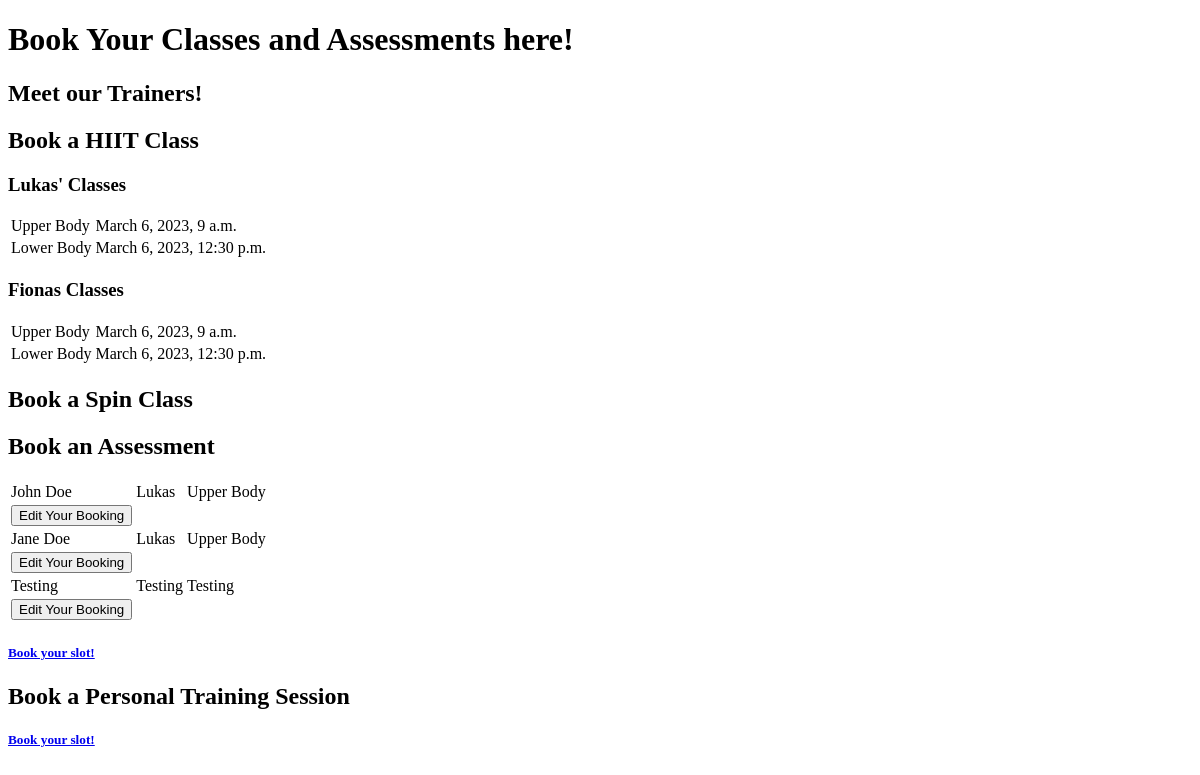
The app's page /booking, older data.
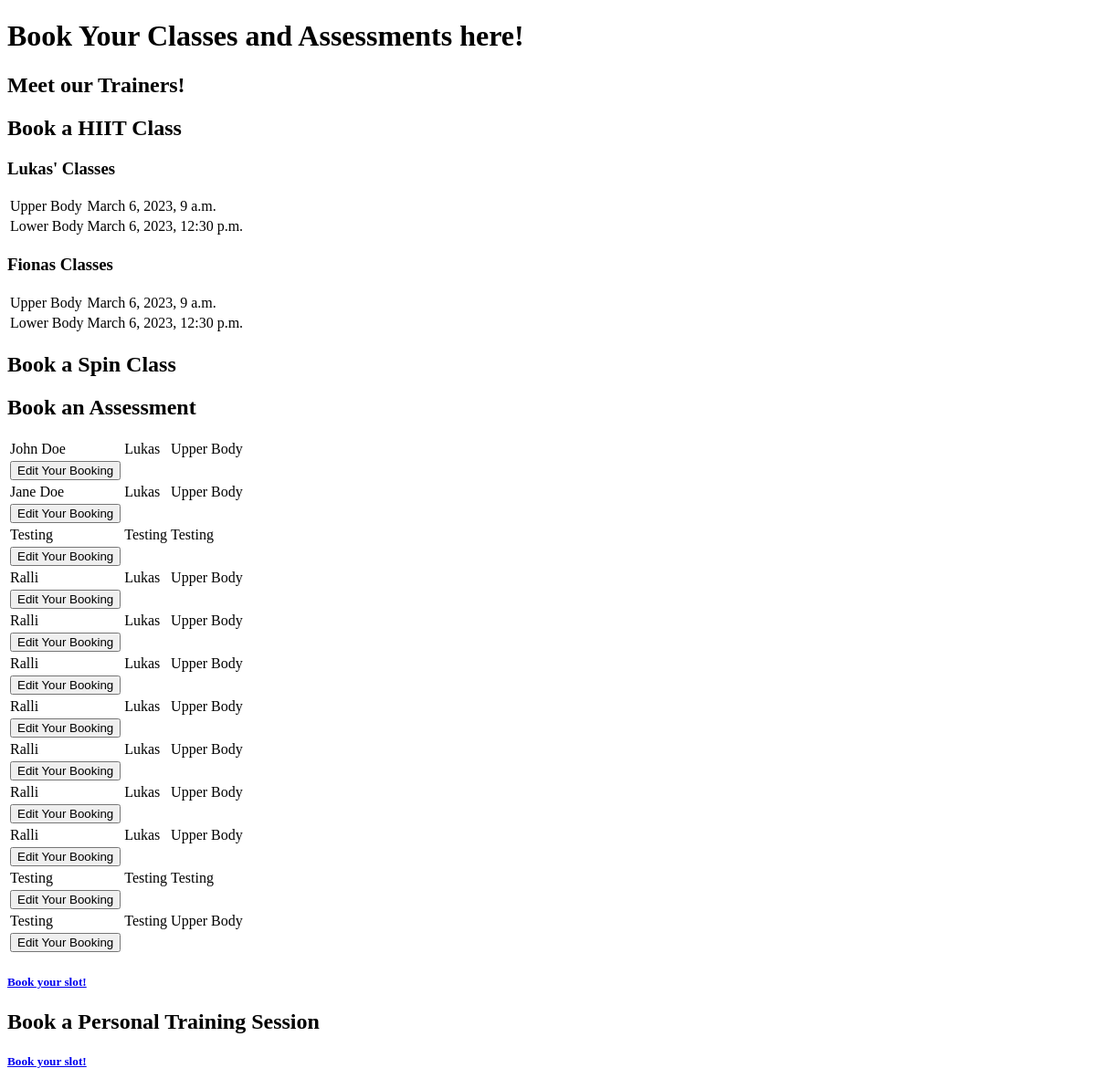
The same page, newer data.
### home/models.py (models this page shows, shortened)
class hiitbook(models.Model):
    name = models.CharField(max_length=10, null=False, blank=False)
    focus = models.CharField(max_length=50, null=False, blank=False)
    time = models.DateTimeField(max_length=10)

class hittclasses(models.Model):
    name = models.CharField(max_length=10, null=False, blank=False)
    trainer = models.CharField(max_length=10, null=False, blank=False)
    focus = models.CharField(max_length=50, null=False, blank=False)

### home/views.py (the view)
# urls.py: path('booking', booking, name='booking'),
def booking(request):
    if request.method == 'POST':
        form = BookingForm(request.POST)
        if form.is_valid():
            form.save()
            return redirect("booking")
    hittclass = hittclasses.objects.all()
    hiitbooks = hiitbook.objects.all()
    context = {
        'hittclass': hittclass,
        'hiitclasses':  hiitbooks,
    }
    return render(request, "home/booking_page.html", context)

### home/templates/home/booking_page.html (shortened to what this page needs)
<!DOCTYPE html>
<html lang="en">
<head>
</head>
<body>
    <header>
        <h1>
            Book Your Classes and Assessments here!
        </h1>
        <h2>
            Meet our Trainers!
        </h2>
    </header>
    <section>
    <h2>
        Book a HIIT Class
    </h2>
    <h3>
        Lukas' Classes
    </h3>
    <table>
            {% for item in hiitclasses %}
                <tr>
                    <td>{{ item.focus }}</td>
                    <td>{{ item.time }}</td>
                </tr>
            {% endfor %}
    </table>
    <h3>
        Fionas Classes
    </h3>
    <table>
        {% for item in hiitclasses %}
            <tr>
                <td>{{ item.focus }}</td>
                <td>{{ item.time }}</td>
            </tr>
        {% endfor %}
    </table>
    </section>
    <section>
    <h2>
        Book a Spin Class
    </h2>
    </section>
    <section>
    <h2>
        Book an Assessment
    </h2>
    <table>
        {% for item in hittclass %}
            <tr>
                <td>{{ item.name }}</td>
                <td>{{ item.trainer }}</td>
                <td>{{ item.focus }}</td>
            </tr>
            <td>
                <a href="/editing/{{ item.id }}">
                    <button>
                        Edit Your Booking
                    </button>
                </a>
            </td>
        {% endfor %}
    </table>
    <h5>
        <a href="{% url 'bookingin' %}">Book your slot!</a>
    </h5>
    </section>
    <section>
    <h2>
        Book a Personal Training Session
    </h2>
    <h5>
        <a href="{% url 'bookingin' %}">Book your slot!</a>
    </h5>
    </section>
</body>
</html>

Row changes from the older to the newer data that the page shows:
added hittclasses: name "Ralli", trainer "Lukas", focus "Upper Body"
added hittclasses: name "Ralli", trainer "Lukas", focus "Upper Body"
added hittclasses: name "Ralli", trainer "Lukas", focus "Upper Body"
added hittclasses: name "Ralli", trainer "Lukas", focus "Upper Body"
added hittclasses: name "Ralli", trainer "Lukas", focus "Upper Body"
added hittclasses: name "Ralli", trainer "Lukas", focus "Upper Body"
added hittclasses: name "Ralli", trainer "Lukas", focus "Upper Body"
added hittclasses: name "Testing", trainer "Testing", focus "Testing"
added hittclasses: name "Testing", trainer "Testing", focus "Upper Body"
